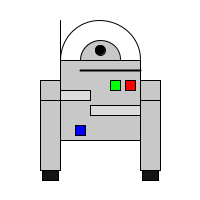
Frame 1 (no input)
Frame 60 (the mouse pressed at the canvas centre just before this capture): identical to frame 1, image omitted
Frame 120 (the mouse held since frame 60 and released just before this capture): identical to frame 1, image omitted

The Processing sketch that drew this single still picture (run headless with seeded random() and noise(); from frame 60 on, the mouse is pressed at the canvas centre):

// Processing sketch: petit_robot_anim_1
// ── petit_robot_anim_1.pde
// setup() s'exécute en premier une seule fois
// size() doit toujours être la première instruction
void setup() {
  size(200, 200);
}

// draw() boucle en continu jusqu'à ce qu'on ferme la fenêtre
void draw() {
  background(255);

  // le corps
  fill(200);
  rect(60, 60, 80, 80);

  // les roues
  fill(200);
  rect(40, 80, 20, 90);
  rect(140, 80, 20, 90);
  fill(20);
  rect(42, 170, 16, 10);
  rect(142, 170, 16, 10);

  // la tête
  noFill();
  ellipseMode(CORNER);
  arc(60, 20, 80, 80, PI, TWO_PI);
  fill(200);
  arc(80, 40, 40, 40, PI, TWO_PI);


  // la caméra
  fill(0);
  ellipseMode(CENTER);
  ellipse(100, 50, 10, 10);


  // l'antenne
  line(60, 20, 60, 60);

  // deco
  fill(220);
  strokeWeight(2);
  line(80, 70, 140, 70);
  strokeWeight(1);
   rect(60, 90, 30, 10);
  rect(90, 105, 50, 10);
  fill(0, 255, 0);
  rect(110, 80, 10, 10);
  fill(255, 0, 0);
  rect(125, 80, 10, 10);
  fill(0, 0, 255);
  rect(75, 125, 10, 10);
  line(40, 100, 60, 100);
  line(140, 100, 160, 100);
  
  // le message
  println("Processing ... please wait");
}
